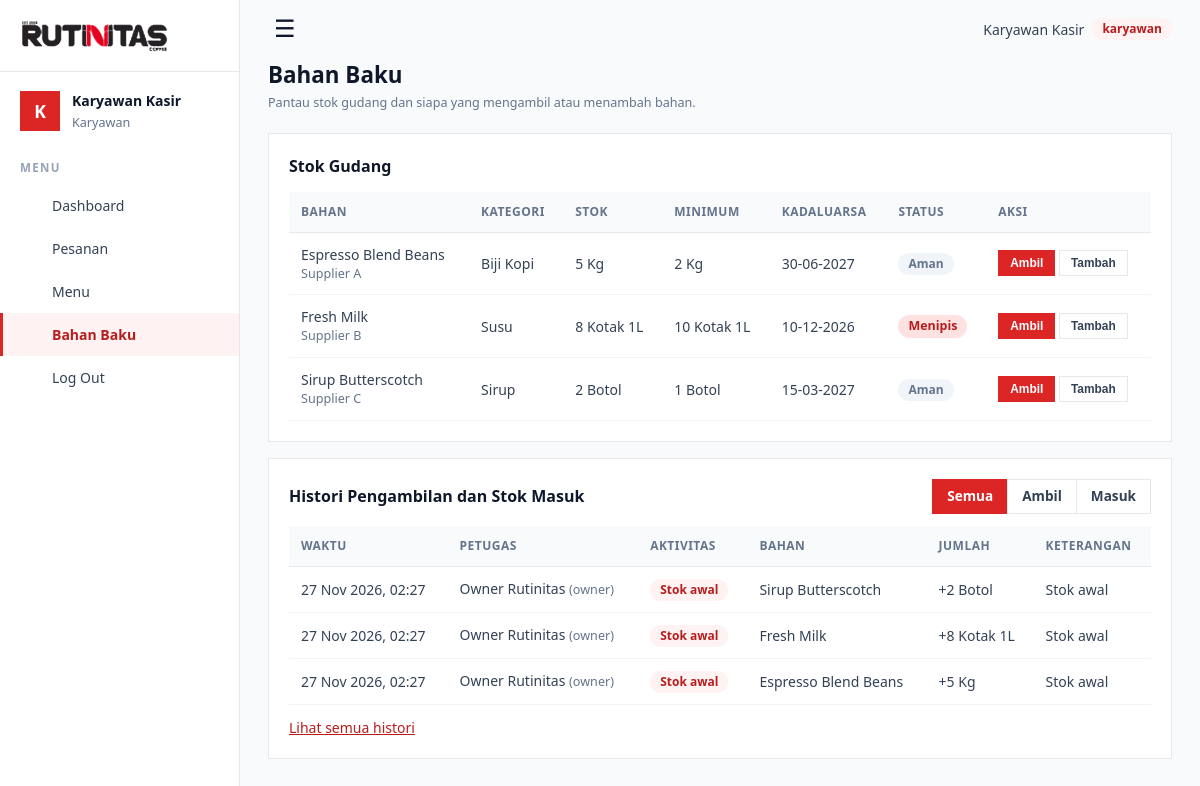
The page /index.php?url=bahan (signed in) on the database its author committed.
### tables this page shows
CREATE TABLE bahan_baku (
    id_bahan           INT AUTO_INCREMENT PRIMARY KEY,
    nama_bahan         VARCHAR(50) NOT NULL,
    kategori           VARCHAR(30),
    stok               DECIMAL(10,2) NOT NULL CHECK (stok >= 0),
    stok_minimum       DECIMAL(10,2) NOT NULL DEFAULT 0,
    satuan             VARCHAR(15) NOT NULL,
    vendor             VARCHAR(50)
);

CREATE TABLE riwayat_stok (
    id_riwayat         INT AUTO_INCREMENT PRIMARY KEY,
    id_bahan           INT NOT NULL,
    id_pengguna        INT NOT NULL,
    jenis              ENUM('awal','ambil','tambah','kadaluarsa') NOT NULL,
    jumlah             DECIMAL(10,2) NOT NULL,
    stok_sebelum       DECIMAL(10,2) NOT NULL,
    stok_sesudah       DECIMAL(10,2) NOT NULL,
    keterangan         VARCHAR(255) NULL,
    tanggal            DATETIME NOT NULL,
    sisa               DECIMAL(10,2) NULL,
    tanggal_kadaluarsa DATE NULL,
    FOREIGN KEY (id_bahan)    REFERENCES bahan_baku(id_bahan) ON DELETE CASCADE,
    FOREIGN KEY (id_pengguna) REFERENCES pengguna(id_pengguna) ON DELETE RESTRICT
);

CREATE TABLE pengguna (
    id_pengguna INT AUTO_INCREMENT PRIMARY KEY,
    nama        VARCHAR(50)  NOT NULL,
    username    VARCHAR(30)  NOT NULL UNIQUE,
    password    VARCHAR(255) NOT NULL,
    role        ENUM('karyawan','manajer','owner') NOT NULL DEFAULT 'karyawan',
    created_at  TIMESTAMP DEFAULT CURRENT_TIMESTAMP
);

### app/core/Controller.php (called while the page is built, shortened)
<?php
abstract class Controller
{
    protected function view(string $file, array $data = []): void
    {
        (static function (): void { require ROOT . '/app/views/layout/header.php'; })();
        (static function () use ($file, $data): void {
            extract($data, EXTR_SKIP);
            require ROOT . "/app/views/$file.php";
        })();
        (static function (): void { require ROOT . '/app/views/layout/footer.php'; })();
    }
}

### app/controllers/BahanController.php (called while the page is built, shortened)
<?php
class BahanController extends CrudController
{
    protected array $writeRoles = ['manajer', 'owner'];
    public function index(): void
    {
        $m = new Bahan();
        $filter = $_GET['jenis'] ?? 'semua';
        $jenis = match ($filter) { 'ambil' => ['ambil'], 'tambah' => ['tambah', 'awal'], default => [] };
        if (!in_array($filter, ['ambil', 'tambah'], true)) $filter = 'semua';
        $this->view('bahan/index', [
            'rows' => $m->all(), 'canWrite' => Auth::can($this->writeRoles),
            'riwayat' => $m->riwayat(null, 3, $jenis), 'filter' => $filter,
        ]);
    }
}

### app/core/Database.php (called while the page is built, shortened)
<?php
class Database
{
    private static ?PDO $pdo = null;
    public static function connect(): PDO
    {
        if (self::$pdo === null) {
            $d = (require ROOT . '/config/config.php')['db'];
            $dsn = "mysql:host={$d['host']};dbname={$d['name']};charset={$d['charset']}";
            try {
                self::$pdo = new PDO($dsn, $d['user'], $d['pass'], [
                    PDO::ATTR_ERRMODE            => PDO::ERRMODE_EXCEPTION,
                    PDO::ATTR_DEFAULT_FETCH_MODE => PDO::FETCH_ASSOC,
                    PDO::ATTR_EMULATE_PREPARES   => false,
                ]);
            } catch (PDOException $e) {
                http_response_code(500);
                exit('Koneksi database gagal. Periksa config/config.php dan pastikan MySQL aktif.');
            }
        }
        return self::$pdo;
    }
    public static function query(string $sql, array $params = []): PDOStatement
    {
        $stmt = self::connect()->prepare($sql);
        $stmt->execute($params);
        return $stmt;
    }
}

### app/models/Bahan.php (called while the page is built, shortened)
<?php
class Bahan extends Model
{
    public function all(): array { return Database::query(self::SELECT . ' ORDER BY b.nama_bahan')->fetchAll(); }
    public static function status(array $b): string
    {
        $stok = (float)$b['stok'];
        return $stok <= (float)$b['stok_minimum'] ? 'Menipis' : 'Aman';
    }
    public function riwayat(?int $idBahan = null, int $limit = 200, array $jenis = []): array
    {
        $sql = 'SELECT r.*, b.nama_bahan, b.satuan, u.nama AS petugas, u.role
                FROM riwayat_stok r
                JOIN bahan_baku b ON b.id_bahan = r.id_bahan
                JOIN pengguna u ON u.id_pengguna = r.id_pengguna';
        $bind = []; $w = [];
        return Database::query($sql . ' ORDER BY r.tanggal DESC, r.id_riwayat DESC LIMIT ' . (int)$limit, $bind)->fetchAll();
    }
}

### app/views/bahan/index.php (the view, shortened to what this page needs)
<div class="head">
  <div>
    <h1>Bahan Baku</h1>
    <p class="muted">Pantau stok gudang dan siapa yang mengambil atau menambah bahan.</p>
  </div>
</div>
<div class="card">
  <h3>Stok Gudang</h3>
  <table>
    <thead><tr><th>Bahan</th><th>Kategori</th><th>Stok</th><th>Minimum</th><th>Kadaluarsa</th><th>Status</th><th>Aksi</th></tr></thead>
    <tbody>
    <?php $hariIni = date('Y-m-d'); foreach ($rows as $r): $status = Bahan::status($r); $exp = $r['exp_terdekat']; $lewat = $exp && $exp < $hariIni; ?>
      <tr>
        <td><?= e($r['nama_bahan']) ?><?php if ($r['vendor']): ?><div class="muted"><?= e($r['vendor']) ?></div><?php endif; ?></td>
        <td><?= e($r['kategori']) ?></td>
        <td><?= e($r['stok'] + 0) ?> <?= e($r['satuan']) ?></td>
        <td><?= e($r['stok_minimum'] + 0) ?> <?= e($r['satuan']) ?></td>
        <td><?= $exp ? e(date('d-m-Y', strtotime($exp))) : '<span class="muted">-</span>' ?></td>
        <td>
          <?php if ($status === 'Habis'): ?><span class="pill habis">Habis</span>
          <?php elseif ($status === 'Menipis'): ?><span class="pill">Menipis</span>
          <?php else: ?><span class="badge neutral">Aman</span><?php endif; ?>
        </td>
        <td class="actions">
          <button type="button" class="btn small" <?= $status === 'Habis' ? 'disabled title="Stok habis"' : '' ?> data-gerak="ambil" data-id="<?= (int)$r['id_bahan'] ?>" data-nama="<?= e($r['nama_bahan']) ?>" data-stok="<?= e($r['stok'] + 0) ?>" data-satuan="<?= e($r['satuan']) ?>">Ambil</button>
          <button type="button" class="btn small light" data-gerak="tambah" data-id="<?= (int)$r['id_bahan'] ?>" data-nama="<?= e($r['nama_bahan']) ?>" data-stok="<?= e($r['stok'] + 0) ?>" data-satuan="<?= e($r['satuan']) ?>">Tambah</button>
        </td>
      </tr>
    <?php endforeach; ?>
    </tbody>
  </table>
</div>
<div class="card" id="histori">
  <div class="head" style="margin-bottom:12px">
    <h3 style="margin:0">Histori Pengambilan dan Stok Masuk</h3>
    <div class="tabs">
      <a href="<?= url('bahan') ?>#histori" class="<?= $filter === 'semua' ? 'on' : '' ?>">Semua</a>
      <a href="<?= url('bahan') ?>&amp;jenis=ambil#histori" class="<?= $filter === 'ambil' ? 'on' : '' ?>">Ambil</a>
      <a href="<?= url('bahan') ?>&amp;jenis=tambah#histori" class="<?= $filter === 'tambah' ? 'on' : '' ?>">Masuk</a>
    </div>
  </div>
  <table>
    <thead><tr><th>Waktu</th><th>Petugas</th><th>Aktivitas</th><th>Bahan</th><th>Jumlah</th><th>Keterangan</th></tr></thead>
    <tbody>
    <?php foreach ($riwayat as $h):
        $label = ['awal' => 'Stok awal', 'ambil' => 'Ambil gudang', 'tambah' => 'Stok masuk', 'kadaluarsa' => 'Kadaluarsa dibuang'][$h['jenis']] ?? $h['jenis']; ?>
      <tr>
        <td><?= e(fmt_waktu($h['tanggal'])) ?></td>
        <td><?= e($h['petugas']) ?> <span class="muted">(<?= e($h['role']) ?>)</span></td>
        <td><span class="badge"><?= e($label) ?></span></td>
        <td><?= e($h['nama_bahan']) ?></td>
        <td><?= e((in_array($h['jenis'], ['ambil', 'kadaluarsa'], true) ? '-' : '+') . ($h['jumlah'] + 0)) ?> <?= e($h['satuan']) ?></td>
        <td><?= e($h['keterangan'] ?? '') ?></td>
      </tr>
    <?php endforeach; ?>
    </tbody>
  </table>
  <p style="margin:12px 0 0"><a href="<?= url('bahan/riwayat') ?>">Lihat semua histori</a></p>
</div>

### rows shown on the page
bahan_baku: nama_bahan "Espresso Blend Beans", vendor "Supplier A", kategori "Biji Kopi", $r['stok'] + 0 "5", satuan "Kg", $r['stok_minimum'] + 0 "2", exp "30-06-2027", shows "Aman"
bahan_baku: nama_bahan "Fresh Milk", vendor "Supplier B", kategori "Susu", $r['stok'] + 0 "8", satuan "Kotak 1L", $r['stok_minimum'] + 0 "10", exp "10-12-2026", shows "Menipis"
bahan_baku: nama_bahan "Sirup Butterscotch", vendor "Supplier C", kategori "Sirup", $r['stok'] + 0 "2", satuan "Botol", $r['stok_minimum'] + 0 "1", exp "15-03-2027", shows "Aman"
riwayat_stok: tanggal "27 Nov 2026, 02:27", id_pengguna.nama "Owner Rutinitas", id_pengguna.role "owner", jenis "Stok awal", id_bahan.nama_bahan "Sirup Butterscotch", jenis+jumlah "+2", id_bahan.satuan "Botol", keterangan "Stok awal"
riwayat_stok: tanggal "27 Nov 2026, 02:27", id_pengguna.nama "Owner Rutinitas", id_pengguna.role "owner", jenis "Stok awal", id_bahan.nama_bahan "Fresh Milk", jenis+jumlah "+8", id_bahan.satuan "Kotak 1L", keterangan "Stok awal"
riwayat_stok: tanggal "27 Nov 2026, 02:27", id_pengguna.nama "Owner Rutinitas", id_pengguna.role "owner", jenis "Stok awal", id_bahan.nama_bahan "Espresso Blend Beans", jenis+jumlah "+5", id_bahan.satuan "Kg", keterangan "Stok awal"

### other values the page prints
mb_substr($u['nama'], 0, 1) "K"
$u['nama'] "Karyawan Kasir"
$u['role'] "Karyawan"
$navLabel "Dashboard"
$navLabel "Pesanan"
$navLabel "Menu"
$navLabel "Bahan Baku"
$u['role'] "karyawan"
